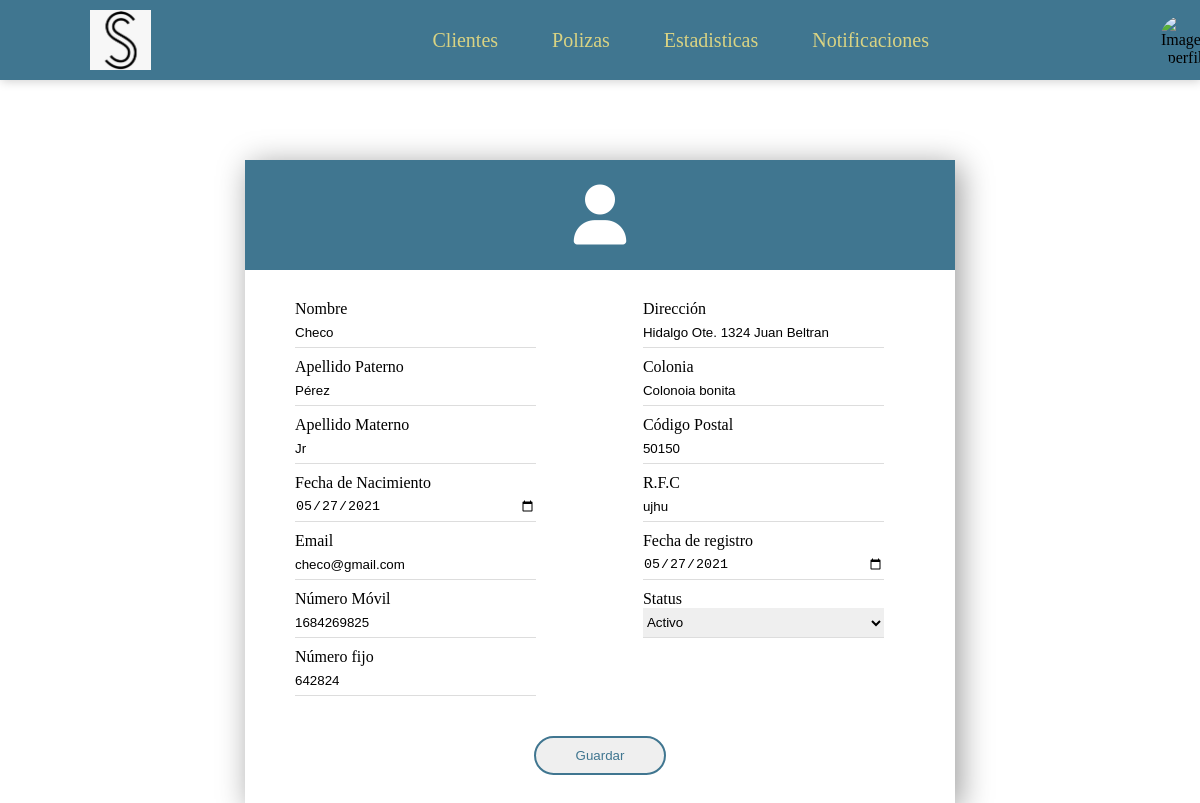
Before: /clientes/editar/1/ with the older database file.
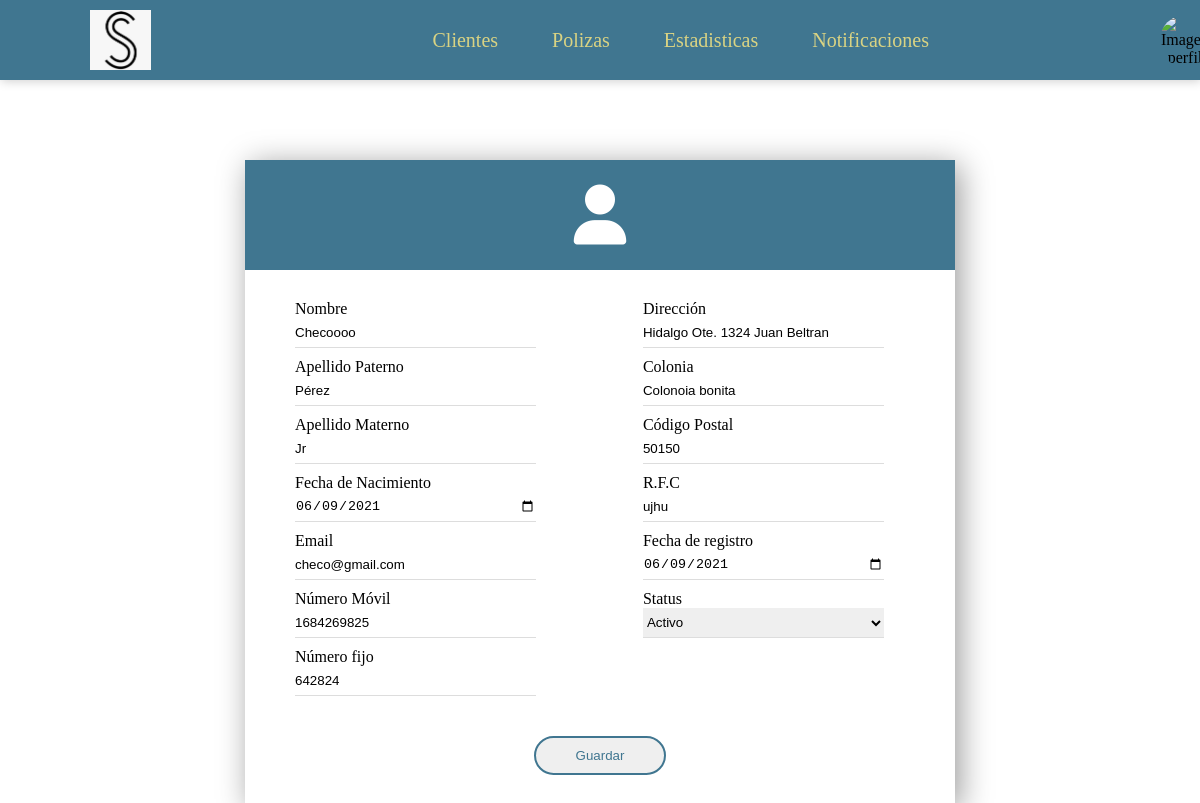
After: the same page with the newer database file.
### Clientes/models.py (models this page shows, shortened)
class Cliente (models.Model):
    nombre = models.CharField(max_length=30)
    ap_paterno = models.CharField(max_length=30)
    ap_materno = models.CharField(max_length=30)
    fecha_nacimiento = models.DateField(null=True, blank=True)
    email = models.EmailField(null=True, blank=True, default="")
    num_celular = models.CharField(max_length=10)
    num_fijo = models.CharField(max_length=10, null=True, blank=True, default="")
    codigo_postal = models.CharField(max_length=5, null=True, blank=True, default="")
    colonia = models.CharField(max_length=30)
    direccion = models.CharField(max_length=30)
    rfc = models.CharField(max_length=30, null=True, blank=True, default="")
    fecha_registro = models.DateField()
    agente = models.ForeignKey(Agente, on_delete=models.CASCADE)
    status = models.ForeignKey(Status, on_delete=models.CASCADE)

### Clientes/views.py (the view)
# urls.py: path('editar/<int:id_cliente>/',views.editar,name='editar'),
def editar(request, id_cliente):
    cliente = Cliente.objects.get(id=id_cliente)
    form = ClienteForm(request.POST or None, instance=cliente)
    if form.is_valid():
        form.save()
        return redirect('Clientes:index')
    return render(request, 'editar.html', {'form':form, 'cliente':cliente})

### Clientes/models.py (called while the page is built)
    def __str__(self):
        return self.nombre

### Clientes/templates/editar.html (shortened to what this page needs)
{%extends "header.html"%}
{% block content %}
<section class="aling-general">
	<form method="POST">
		<div class="container2">
			<div class="content1">
				<i class="fas fa-user"></i>
			</div>
           <div class="content2">
               {{form.nombre.label}}
				{{form.nombre}}
				{{form.ap_paterno.label}}
				{{form.ap_paterno}}
				{{form.ap_materno.label}}
				{{form.ap_materno}}
				{{form.fecha_nacimiento.label}}
				{{form.fecha_nacimiento}}
				{{form.email.label}}
				{{form.email}}
				{{form.num_celular.label}}
				{{form.num_celular}}
				{{form.num_fijo.label}}
				{{form.num_fijo}}
			</div>
			<div class="content2">
				{{form.direccion.label}}
				{{form.direccion}}
				{{form.colonia.label}}
				{{form.colonia}}
				{{form.codigo_postal.label}}
				{{form.codigo_postal}}
				{{form.rfc.label}}
				{{form.rfc}}
				{{form.fecha_registro.label}}
				{{form.fecha_registro}}
				{{form.status.label}}
				{{form.status}}
			</div>
			<div class="content3">
				<button class="btn" type="submit">Guardar</button>
			</div>
		</div>
	</form>
</section>
{% endblock %}

Changed rows visible on the page:
changed Cliente "Pérez": nombre "Checo" → "Checoooo"; fecha_nacimiento "05/27/2021" → "06/09/2021"; fecha_registro "05/27/2021" → "06/09/2021"
